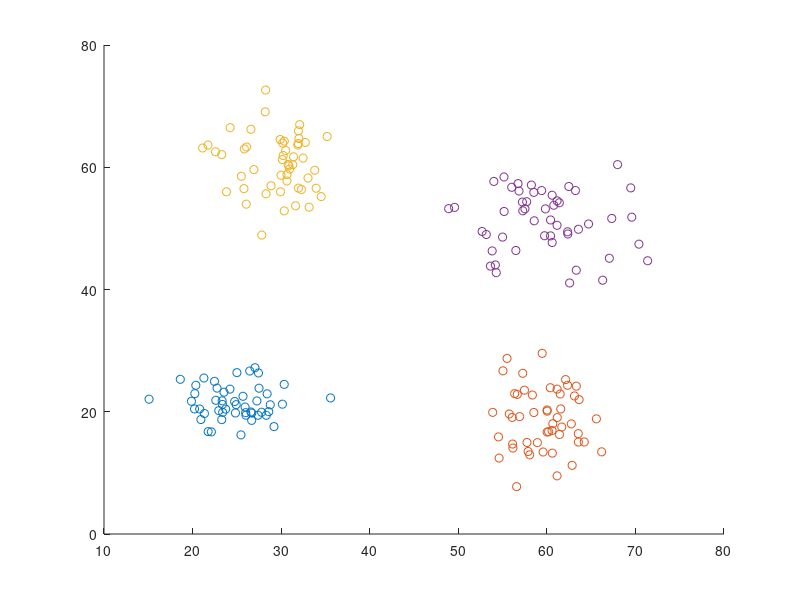

Source code (MATLAB): (Note: this script raises an error after producing the figure.)
clear
clc
close all

a1 = normrnd(25,4,50,1);
b1 = normrnd(22,3,50,1);
input1 = horzcat(a1,b1);
output1 = ones(1,50) * 1;

scatter(a1,b1);
hold on;

a2 = normrnd(60,3,50,1);
b2 = normrnd(20,5,50,1);
input2 = horzcat(a2,b2);
output2 = ones(1,50) * 2;

scatter(a2,b2);

a3 = normrnd(30,4,50,1);
b3 = normrnd(60,5,50,1);
input3 = horzcat(a3,b3);
output3 = ones(1,50) * 3;

scatter(a3,b3);

a4 = normrnd(60,5,50,1);
b4 = normrnd(50,5,50,1);
input4 = horzcat(a4,b4);
output4 = ones(1,50) * 4;

scatter(a4,b4);
hold off;

pause;

inputs = vertcat(input1,input2,input3,input4);
output = horzcat(output1,output2,output3,output4);

na = length(inputs(1,:))/2;
nc = 4;
no_data = length(inputs);
nd = no_data;

min_v = min(inputs(:));
max_v = max(inputs(:));
gama = Estimate_gama(inputs);

% Parameters
n = 1000;          % Size of the swarm " no of birds "
bird_setp  = 200; % Maximum number of "birds steps"
dim = 2*nc*na;          % Dimension of the problem

c2 =1.2;          % PSO parameter C1 
c1 = 0.12;        % PSO parameter C2 
w =0.9;           % pso momentum or inertia  
fitness=0*ones(n,bird_setp);

                                       %-----------------------------%
                                       %    initialize the parameter %
                                       %-----------------------------%
                                       
R1 = rand(dim, n);
R2 = rand(dim, n);
current_fitness =0*ones(n,1);

                                 %------------------------------------------------%
                                 % Initializing swarm and velocities and position %
                                 %------------------------------------------------%

current_position = zeros(dim, n);
for i=1:n %each particle
    possibles = inputs;    
    particle = zeros(dim,1);   
    for j=1:nc
        possibles_size = size(possibles,1);
        random_dataset = randi([1 possibles_size],1,1);        
        centroid = possibles(random_dataset,:);
        possibles(random_dataset,:) = [];
        particle(2*na*(j-1)+1:2*na*j)=centroid;
    end
    current_position(:,i) = particle;
end
                                 
% current_position = (max_v-min_v)*(rand(dim, n))+min_v;
velocity = .3*randn(dim, n) ;
local_best_position  = current_position ;


                                 %-------------------------------------------%
                                 %     Evaluate initial population           %           
                                 %-------------------------------------------%

for i = 1:n
    current_fitness(i) = Live_fn_interval(current_position(:,i),inputs,gama);    
end


local_best_fitness  = current_fitness ;
[global_best_fitness,g] = min(local_best_fitness) ;

for i=1:n
    globl_best_position(:,i) = local_best_position(:,g) ;
end
                                               %-------------------%
                                               %  VELOCITY UPDATE  %
                                               %-------------------%

velocity = w *velocity + c1*(R1.*(local_best_position-current_position)) + c2*(R2.*(globl_best_position-current_position));

                                               %------------------%
                                               %   SWARMUPDATE    %
                                               %------------------%
                                               
            
current_position = current_position + velocity ;

                                               %------------------------%
                                               %  evaluate anew swarm   %
                                               %------------------------%
                                               

figure;
%% Main Loop
iter = 0 ;        % Iterationscounter
while  ( iter < bird_setp )
iter = iter + 1;

for i = 1:n,
current_fitness(i) = Live_fn_interval(current_position(:,i), inputs, gama) ;    

end


for i = 1 : n
        if current_fitness(i) < local_best_fitness(i)
           local_best_fitness(i)  = current_fitness(i);  
           local_best_position(:,i) = current_position(:,i)   ;
        end   
 end

  
 [current_global_best_fitness,g] = min(local_best_fitness);
  
    
if current_global_best_fitness < global_best_fitness
   global_best_fitness = current_global_best_fitness;
   
    for i=1:n
        globl_best_position(:,i) = local_best_position(:,g);
    end
   
end


 velocity = w *velocity + c1*(R1.*(local_best_position-current_position)) + c2*(R2.*(globl_best_position-current_position));
 current_position = current_position + velocity; 
  
 

 
x=current_position(1,:);
y=current_position(2,:);



% if (iter>0.9*bird_setp)
% [Jbest_min,I] = min(current_fitness); % minimum fitness
% centroids = current_position(:,I); % best solution
% 
% Live_fn_interval_test(centroids, inputs, gama);
% 
% else 
clf    
    plot(x, y , 'h')   
    axis([0 80 0 80]);
    
pause(.05)
% end

end % end of while loop its mean the end of all step that the birds move it 
                      

              [Jbest_min,I] = min(current_fitness) % minimum fitness
              centroids = current_position(:,I) % best solution               

              Accuracy_interval(centroids,inputs,output)
    

%


